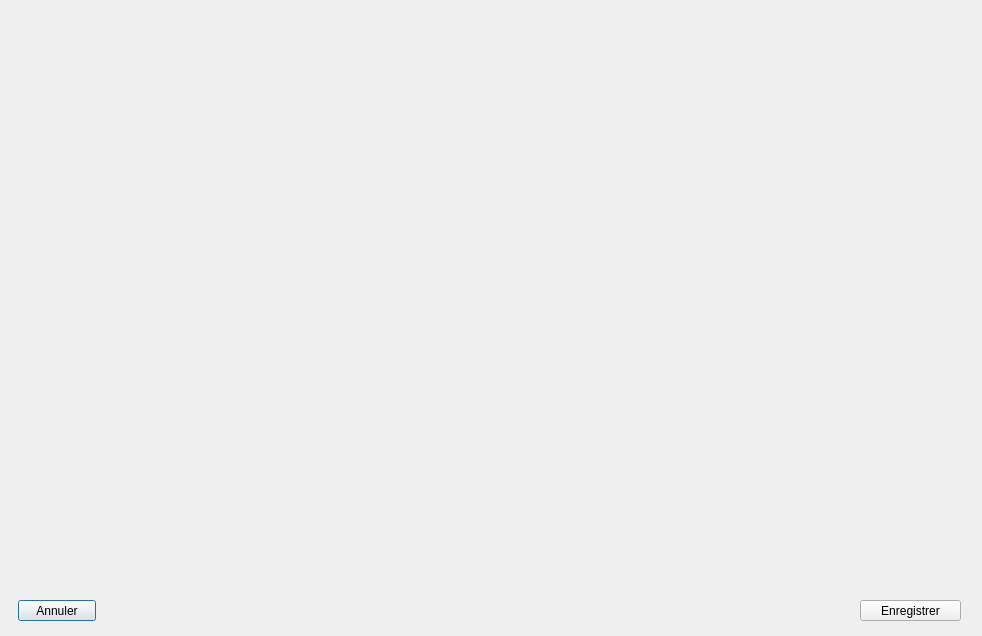
<?xml version="1.0" encoding="UTF-8"?>
<ui version="4.0">
 <class>PixelDialog</class>
 <widget class="QDialog" name="PixelDialog">
  <property name="geometry">
   <rect>
    <x>0</x>
    <y>0</y>
    <width>982</width>
    <height>636</height>
   </rect>
  </property>
  <property name="windowTitle">
   <string>Dialog</string>
  </property>
  <widget class="QPushButton" name="pushButton">
   <property name="geometry">
    <rect>
     <x>18</x>
     <y>600</y>
     <width>78</width>
     <height>21</height>
    </rect>
   </property>
   <property name="text">
    <string>Annuler</string>
   </property>
  </widget>
  <widget class="QPushButton" name="pushButton_2">
   <property name="geometry">
    <rect>
     <x>860</x>
     <y>600</y>
     <width>101</width>
     <height>21</height>
    </rect>
   </property>
   <property name="text">
    <string>Enregistrer</string>
   </property>
  </widget>
  <widget class="PixelWidget" name="widget" native="true">
   <property name="geometry">
    <rect>
     <x>19</x>
     <y>19</y>
     <width>941</width>
     <height>561</height>
    </rect>
   </property>
  </widget>
 </widget>
 <customwidgets>
  <customwidget>
   <class>PixelWidget</class>
   <extends>QWidget</extends>
   <header location="global">pixelwidget.h</header>
   <container>1</container>
  </customwidget>
 </customwidgets>
 <resources/>
 <connections/>
</ui>
